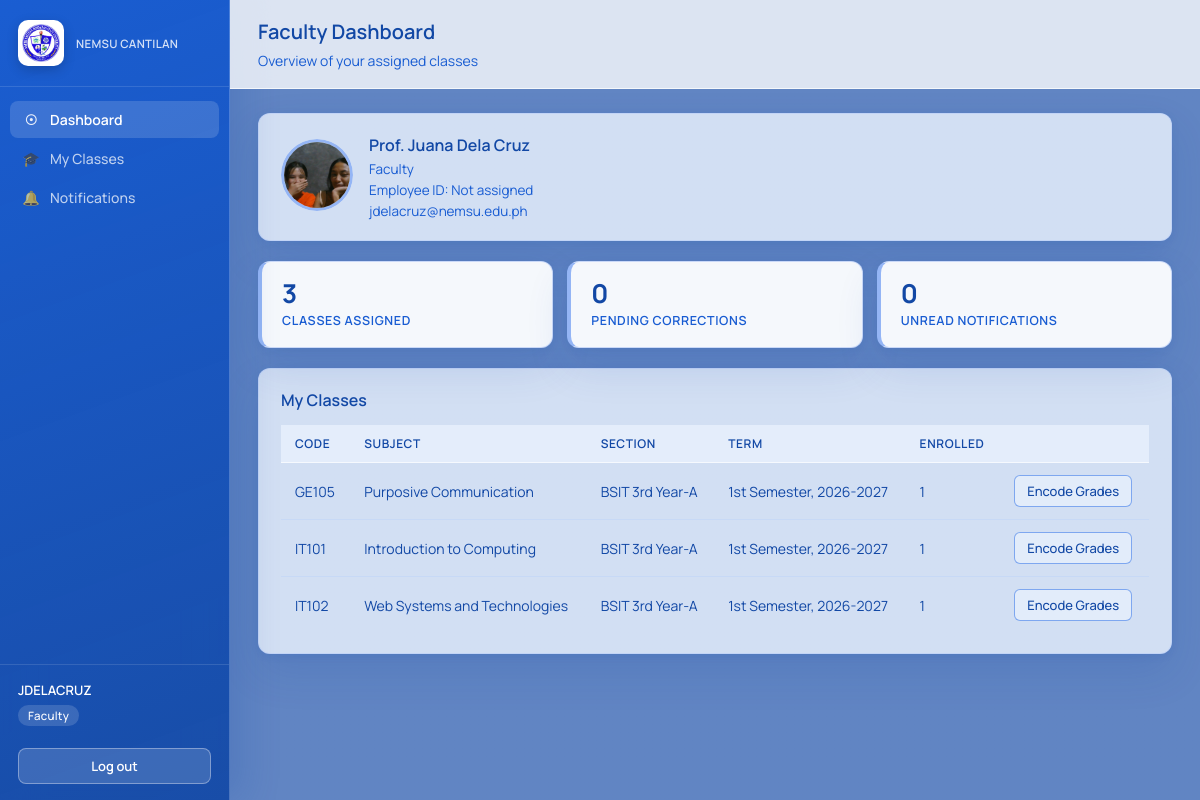
The app's page /faculty/dashboard (signed in) with its own data.
### tables this page shows
CREATE TABLE users (
    id INTEGER PRIMARY KEY AUTOINCREMENT,
    username TEXT UNIQUE NOT NULL,
    password_hash TEXT NOT NULL,
    role TEXT NOT NULL CHECK (role IN ('student', 'faculty', 'admin')),
    email TEXT,
    is_active INTEGER NOT NULL DEFAULT 1,
    created_at TEXT NOT NULL DEFAULT (datetime('now'))
);

CREATE TABLE faculty (
    user_id INTEGER PRIMARY KEY REFERENCES users(id) ON DELETE CASCADE,
    full_name TEXT NOT NULL
, employee_id TEXT, verification_status TEXT NOT NULL DEFAULT 'approved', position TEXT NOT NULL DEFAULT 'Faculty', profile_image TEXT);

CREATE TABLE class_offerings (
    id INTEGER PRIMARY KEY AUTOINCREMENT,
    subject_id INTEGER NOT NULL REFERENCES subjects(id),
    section_id INTEGER NOT NULL REFERENCES sections(id),
    faculty_user_id INTEGER REFERENCES users(id),
    semester TEXT NOT NULL CHECK (semester IN ('1st Semester', '2nd Semester', 'Summer')),
    school_year TEXT NOT NULL
, meeting_time TEXT, meeting_days TEXT);

CREATE TABLE subjects (
    id INTEGER PRIMARY KEY AUTOINCREMENT,
    code TEXT UNIQUE NOT NULL,
    name TEXT NOT NULL,
    units REAL NOT NULL DEFAULT 3
);

CREATE TABLE sections (
    id INTEGER PRIMARY KEY AUTOINCREMENT,
    program TEXT NOT NULL,
    year_level TEXT NOT NULL,
    section_name TEXT NOT NULL,
    UNIQUE(program, year_level, section_name)
);

### routes/faculty.py (the view)
@bp.route("/dashboard")
@role_required("faculty")
def dashboard():
    conn = get_db()
    faculty = conn.execute(
        """SELECT f.*, u.email FROM faculty f
           JOIN users u ON u.id = f.user_id WHERE f.user_id = ?""",
        (session["user_id"],),
    ).fetchone()
    offerings = conn.execute(
        """SELECT co.*, s.code, s.name, sec.program, sec.year_level, sec.section_name,
                  (SELECT COUNT(*) FROM enrollments e WHERE e.offering_id = co.id) AS enrolled
           FROM class_offerings co
           JOIN subjects s ON s.id = co.subject_id
           JOIN sections sec ON sec.id = co.section_id
           WHERE co.faculty_user_id = ?
           ORDER BY co.school_year DESC, co.semester, s.code""",
        (session["user_id"],),
    ).fetchall()
    pending_corrections = conn.execute(
        """SELECT COUNT(*) FROM correction_requests cr
           JOIN grades g ON g.id = cr.grade_id
           JOIN enrollments e ON e.id = g.enrollment_id
           JOIN class_offerings co ON co.id = e.offering_id
           WHERE co.faculty_user_id = ? AND cr.status = 'pending'""",
        (session["user_id"],),
    ).fetchone()[0]
    unread = conn.execute(
        "SELECT COUNT(*) FROM notifications WHERE user_id = ? AND is_read = 0",
        (session["user_id"],),
    ).fetchone()[0]
    conn.close()
    return render_template(
        "faculty/dashboard.html", offerings=offerings,
        pending_corrections=pending_corrections, unread=unread, faculty=faculty,
    )

### app.py (called while the page is built)
def create_app():
    app = Flask(__name__)
    app.secret_key = "ogvs-dev-secret-key-change-me"  # TODO: move to env var in production
    app.register_blueprint(auth_bp)
    app.register_blueprint(student_bp)
    app.register_blueprint(faculty_bp)
    app.register_blueprint(admin_bp)
    @app.context_processor
    def inject_globals():
        from flask import session
        return {"current_role": session.get("role"), "current_username": session.get("username")}
    @app.errorhandler(403)
    def forbidden(e):
        return "403 — You don't have access to this page.", 403
    @app.errorhandler(404)
    def not_found(e):
        return "404 — Page not found.", 404
    return app

### database.py (called while the page is built)
def get_db():
    DB_PATH.parent.mkdir(exist_ok=True)
    conn = sqlite3.connect(DB_PATH)
    conn.row_factory = sqlite3.Row
    conn.execute("PRAGMA foreign_keys = ON")
    return conn

### templates/faculty/dashboard.html (shortened to what this page needs)
{% extends "base.html" %}
{% block page_title %}Faculty Dashboard{% endblock %}
{% block page_subtitle %}Overview of your assigned classes{% endblock %}
{% block content %}
<div class="card student-profile-card">
  <div class="profile-summary">
    <label class="profile-avatar-upload" for="profile_image" title="Change profile picture">
      {% if faculty.profile_image %}
        <img class="profile-avatar" src="{{ url_for('static', filename='uploads/profiles/' ~ faculty.profile_image) }}" alt="Profile picture">
      {% else %}
        <span class="profile-avatar profile-avatar-placeholder">{{ faculty.full_name[0]|upper }}</span>
      {% endif %}
    </label>
    <div>
      <h3>{{ faculty.full_name }}</h3>
      <p>{{ faculty.position }}</p>
      <p>Employee ID: {{ faculty.employee_id or "Not assigned" }}</p>
      <p>{{ faculty.email or "No email on file" }}</p>
    </div>
  </div>
</div>
<div class="stat-grid">
  <div class="stat-card"><div class="value">{{ offerings|length }}</div><div class="label">Classes Assigned</div></div>
  <div class="stat-card"><div class="value">{{ pending_corrections }}</div><div class="label">Pending Corrections</div></div>
  <div class="stat-card"><div class="value">{{ unread }}</div><div class="label">Unread Notifications</div></div>
</div>
<div class="card">
  <h3>My Classes</h3>
  {% if offerings %}
  <div class="table-wrap">
  <table>
    <thead><tr><th>Code</th><th>Subject</th><th>Section</th><th>Term</th><th>Enrolled</th><th></th></tr></thead>
    <tbody>
      {% for o in offerings %}
      <tr>
        <td>{{ o.code }}</td>
        <td>{{ o.name }}</td>
        <td>{{ o.program }} {{ o.year_level }}-{{ o.section_name }}</td>
        <td>{{ o.semester }}, {{ o.school_year }}</td>
        <td>{{ o.enrolled }}</td>
        <td><a class="btn btn-outline btn-sm" href="{{ url_for('faculty.encode', offering_id=o.id) }}">Encode Grades</a></td>
      </tr>
      {% endfor %}
    </tbody>
  </table>
  </div>
  {% else %}
  <div class="empty-state">No classes assigned yet. Coordinate with the Registrar's Office.</div>
  {% endif %}
</div>
{% endblock %}

### templates/base.html (shortened to what this page needs)
<!DOCTYPE html>
<html lang="en">
<head>
<link rel="stylesheet" href="{{ url_for('static', filename='css/style.css', v='9') }}">
</head>
<body>
<div class="app-shell">
  <aside class="sidebar">
    <div class="brand">
      <img src="{{ url_for('static', filename='img/logo.jpg') }}" alt="NEMSU logo">
      <div class="brand-text">
        <span>NEMSU CANTILAN</span>
      </div>
    </div>
    <nav>
      {% if current_role == 'student' %}
        <a href="{{ url_for('student.dashboard') }}" class="{{ 'active' if request.endpoint == 'student.dashboard' }}"><span class="icon">&#9737;</span> Dashboard</a>
        <a href="{{ url_for('student.grades') }}" class="{{ 'active' if request.endpoint == 'student.grades' }}"><span class="icon">&#128209;</span> My Grades</a>
        <a href="{{ url_for('student.history') }}" class="{{ 'active' if request.endpoint == 'student.history' }}"><span class="icon">&#128340;</span> Grade History</a>
        <a href="{{ url_for('student.subjects') }}" class="{{ 'active' if request.endpoint == 'student.subjects' }}"><span class="icon">&#128218;</span> Subjects</a>
        <a href="{{ url_for('student.notifications') }}" class="{{ 'active' if request.endpoint == 'student.notifications' }}"><span class="icon">&#128276;</span> Notifications</a>
      {% elif current_role == 'faculty' %}
        <a href="{{ url_for('faculty.dashboard') }}" class="{{ 'active' if request.endpoint == 'faculty.dashboard' }}"><span class="icon">&#9737;</span> Dashboard</a>
        <a href="{{ url_for('faculty.classes') }}" class="{{ 'active' if request.endpoint in ['faculty.classes','faculty.encode'] }}"><span class="icon">&#127891;</span> My Classes</a>
        <a href="{{ url_for('faculty.notifications') }}" class="{{ 'active' if request.endpoint == 'faculty.notifications' }}"><span class="icon">&#128276;</span> Notifications</a>
      {% endif %}
    </nav>
    {% if current_username %}
    <div class="user-box">
      <span class="who">{{ 'REGISTRAR' if current_role == 'admin' else current_username|upper }}</span>
      <span class="role-tag">{{ current_role }}</span><br>
      <a class="logout-btn" href="{{ url_for('auth.logout') }}">Log out</a>
    </div>
    {% endif %}
  </aside>
  <div class="main">
    <div class="topbar">
      <div>
        <h1>{% block page_title %}{% endblock %}</h1>
        <div class="subtitle">{% block page_subtitle %}{% endblock %}</div>
      </div>
    </div>
    <div class="content">
      {% block content %}{% endblock %}
    </div>
  </div>
</div>
</body>
</html>

### records on screen
users: username "JDELACRUZ", email "jdelacruz@nemsu.edu.ph"
faculty: profile_image (picture), full_name "Prof. Juana Dela Cruz", position "Faculty"
class_offerings: code "GE105", name "Purposive Communication", program "BSIT", year_level "3rd Year", section_name "A", semester "1st Semester", school_year "2026-2027", enrolled "1"
class_offerings: code "IT101", name "Introduction to Computing", program "BSIT", year_level "3rd Year", section_name "A", semester "1st Semester", school_year "2026-2027", enrolled "1"
class_offerings: code "IT102", name "Web Systems and Technologies", program "BSIT", year_level "3rd Year", section_name "A", semester "1st Semester", school_year "2026-2027", enrolled "1"

### other values on screen
{{ current_role }} "Faculty"
{{ faculty.employee_id or "Not assigned" }} "Not assigned"
{{ offerings|length }} "3"
{{ pending_corrections }} "0"
{{ unread }} "0"
